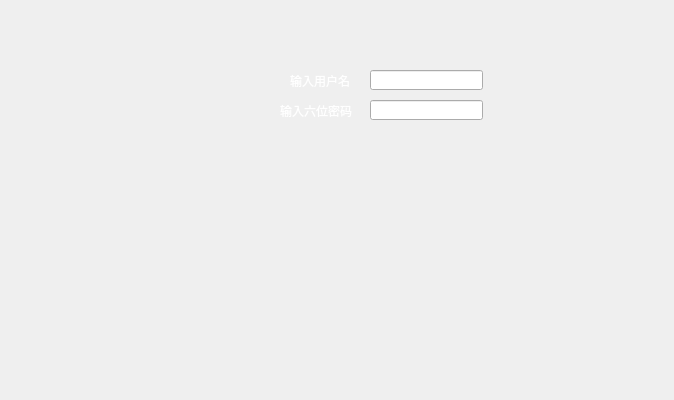
<?xml version="1.0" encoding="UTF-8"?>
<ui version="4.0">
 <class>Set_Login</class>
 <widget class="QWidget" name="Set_Login">
  <property name="geometry">
   <rect>
    <x>0</x>
    <y>0</y>
    <width>674</width>
    <height>400</height>
   </rect>
  </property>
  <property name="minimumSize">
   <size>
    <width>674</width>
    <height>400</height>
   </size>
  </property>
  <property name="maximumSize">
   <size>
    <width>674</width>
    <height>400</height>
   </size>
  </property>
  <property name="windowTitle">
   <string>Form</string>
  </property>
  <widget class="QLabel" name="label">
   <property name="geometry">
    <rect>
     <x>150</x>
     <y>40</y>
     <width>90</width>
     <height>90</height>
    </rect>
   </property>
   <property name="minimumSize">
    <size>
     <width>90</width>
     <height>90</height>
    </size>
   </property>
   <property name="styleSheet">
    <string notr="true">image: url(:/img/resources/图标_普通用户.png);</string>
   </property>
   <property name="text">
    <string/>
   </property>
  </widget>
  <widget class="QLabel" name="label_2">
   <property name="geometry">
    <rect>
     <x>290</x>
     <y>70</y>
     <width>81</width>
     <height>21</height>
    </rect>
   </property>
   <property name="styleSheet">
    <string notr="true">color: rgb(255, 255, 255);</string>
   </property>
   <property name="text">
    <string>输入用户名</string>
   </property>
  </widget>
  <widget class="QLabel" name="label_3">
   <property name="geometry">
    <rect>
     <x>280</x>
     <y>100</y>
     <width>81</width>
     <height>21</height>
    </rect>
   </property>
   <property name="styleSheet">
    <string notr="true">color:rgb(255,255,255);</string>
   </property>
   <property name="text">
    <string>输入六位密码</string>
   </property>
  </widget>
  <widget class="QLineEdit" name="le_username">
   <property name="geometry">
    <rect>
     <x>370</x>
     <y>70</y>
     <width>113</width>
     <height>20</height>
    </rect>
   </property>
  </widget>
  <widget class="QLineEdit" name="le_passwd">
   <property name="geometry">
    <rect>
     <x>370</x>
     <y>100</y>
     <width>113</width>
     <height>20</height>
    </rect>
   </property>
  </widget>
 </widget>
 <resources/>
 <connections/>
</ui>
